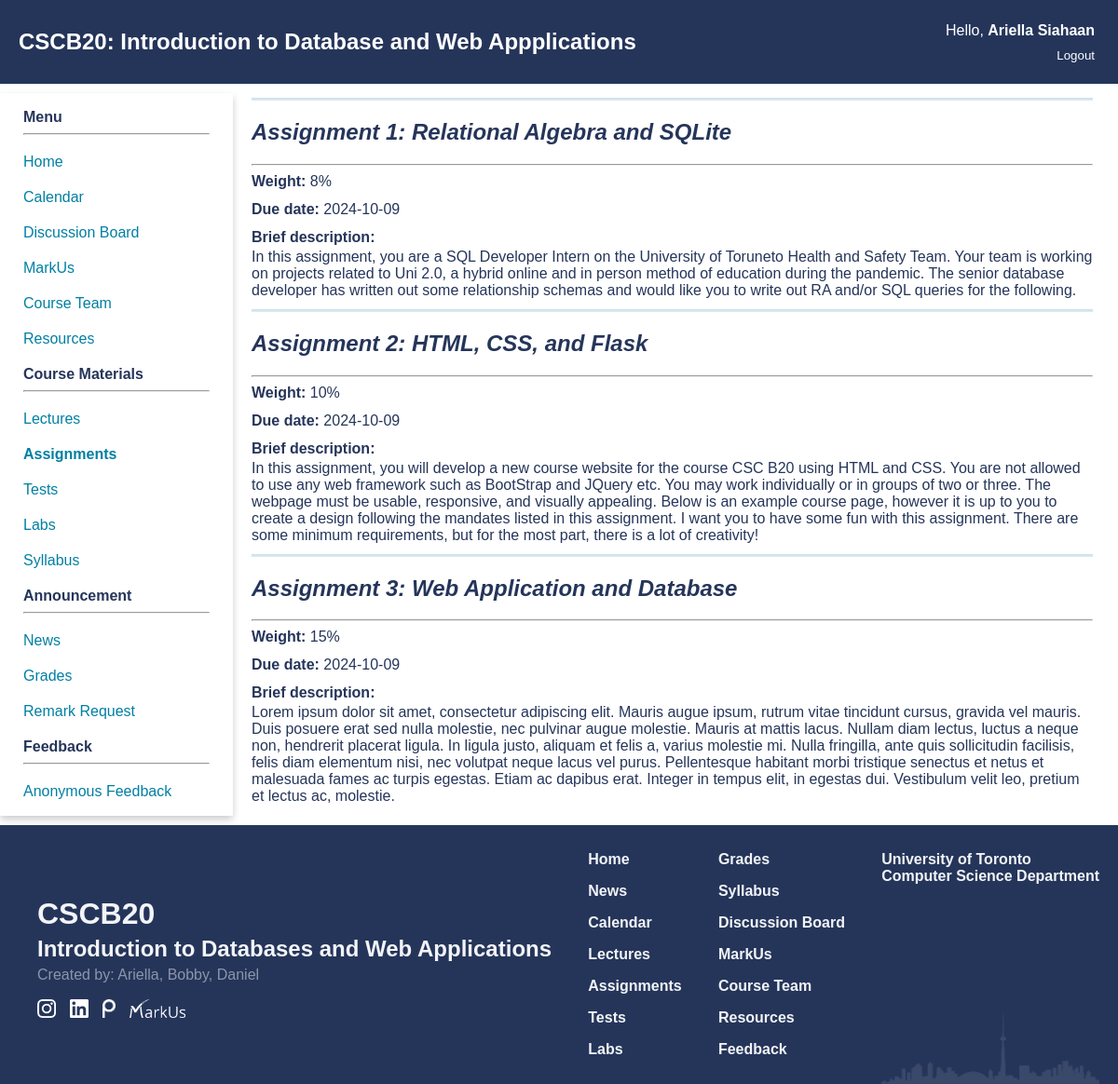
The page /assignments (signed in) on the database its author committed.
### app.py (models this page shows)
class Test(db.Model):
    id = db.Column(db.Integer, primary_key = True, nullable = True)
    name = db.Column(db.String(250), nullable = False)
    desc = db.Column(db.Text)
    weight = db.Column(db.Integer, nullable = False)
    type = db.Column(db.String(50), nullable = False)
    due_date = db.Column(db.Date)
    grades = db.relationship("Grades", backref = 'test', lazy = True)

### app.py (the view)
@app.route("/assignments")
def assignments():
    if not isInstructor(session) and not isStudent(session):
        return redirect('/')
    lst_assignments = Test.query.filter(Test.type == 'Assignment').all()
    return render_template("assignments.html", assignments = True, lst_assignments = lst_assignments)

### app.py (called while the page is built)
def isInstructor(identity):
    if "auth" in identity and identity["auth"] == 'Instructor':
        return True
    return False

def isStudent(identity):
    if "auth" in identity and identity["auth"] == 'Student':
        return True
    return False

### templates/assignments.html
{% extends 'home_template.html' %}
{% block extra_css %}
  <link href="{{ url_for('static', filename='css/assignments.css') }}" rel="stylesheet" type="text/css">
{% endblock %}
{% block content %}
    <main class="assignments">
    {% for test in lst_assignments %}
        <hr class="line-break">
        <div class="assignment1">
            <a href="/static/pdf/mock.pdf"><h2>{{test.name}}</h2></a>
            <hr>
            <div class="subsect first"><strong>Weight: </strong>{{test.weight}}%</div>
            <div class="subsect"><strong>Due date: </strong>{{ test.due_date }}</div>
            <div class="subsect"><strong>Brief description: </strong>
                <p>
                    {{ test.desc }}
                </p>
            </div>
        </div>
    {% endfor %}
    </main>
{% endblock %}

### static/css/navbar.css (style rules this page uses)
:root { --primary_color: #25355A; --secondary_color: #007FA3; --phone_size: 600px; }
body { margin: 0; padding: 0; font-family: Arial, sans-serif; }
main { grid-area: content; padding: 20px; padding: 0px 10px 0px 10px; width: 95%; }

### static/css/index.css (style rules this page uses)
:root { --primary_color: #25355A; --secondary_color: #007FA3; }
body { background-color: #FFFFFF; color: var(--primary_color); font-family: Geneva, Arial, Helvetica, sans-serif; }

### static/css/assignments.css (style rules this page uses)
:root { --primary_color: #25355A; --secondary_color: #007FA3; }
body { background-color: #FFFFFF; color: var(--primary_color); font-family: Geneva, Arial, Helvetica, sans-serif; }
.assignments { margin-left: 10px; margin-right: 10px; margin-top: 5px; }
.assignments h2 { font-style: oblique; }
.assignments a { color: var(--primary_color); text-decoration: none; }
.assignments .line-break { margin-top: 0px; height: 3px; border: 0; box-shadow: inset 0 12px 12px -12px rgba(50, 127, 163, 0.5); }
.assignments .subsect { padding: 6px 0; }
.assignments .first { padding-top: 0; }
.assignments p { margin-block: 3px 5px; }

### rows shown on the page
Test: name "Assignment 1: Relational Algebra and SQLite", weight "8", due_date "2024-10-09", desc "In this assignment, you are a SQL Developer Intern on the University of Toruneto Health and Safety Team. Your team is working on projects related to Uni 2.0, a hybrid online and in person method of education during the pandemic. The senior database developer has written out some relationship schemas and would like you to write out RA and/or SQL queries for the following."
Test: name "Assignment 2: HTML, CSS, and Flask", weight "10", due_date "2024-10-09", desc "In this assignment, you will develop a new course website for the course CSC B20 using HTML and CSS. You are not allowed to use any web framework such as BootStrap and JQuery etc. You may work individually or in groups of two or three. The webpage must be usable, responsive, and visually appealing. Below is an example course page, however it is up to you to create a design following the mandates listed in this assignment. I want you to have some fun with this assignment. There are some minimum requirements, but for the most part, there is a lot of creativity!"
Test: name "Assignment 3: Web Application and Database", weight "15", due_date "2024-10-09", desc "Lorem ipsum dolor sit amet, consectetur adipiscing elit. Mauris augue ipsum, rutrum vitae tincidunt cursus, gravida vel mauris. Duis posuere erat sed nulla molestie, nec pulvinar augue molestie. Mauris at mattis lacus. Nullam diam lectus, luctus a neque non, hendrerit placerat ligula. In ligula justo, aliquam et felis a, varius molestie mi. Nulla fringilla, ante quis sollicitudin facilisis, felis diam elementum nisi, nec volutpat neque lacus vel purus. Pellentesque habitant morbi tristique senectus et netus et malesuada fames ac turpis egestas. Etiam ac dapibus erat. Integer in tempus elit, in egestas dui. Vestibulum velit leo, pretium et lectus ac, molestie."

### other values the page prints
{{ session["name"] }} "Ariella Siahaan"
